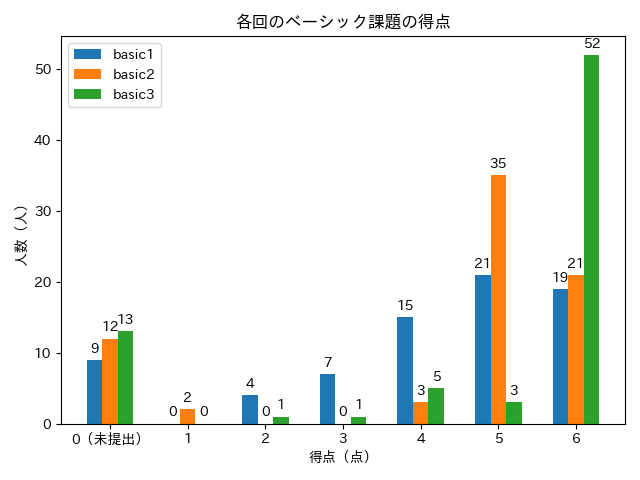

The script that saved this image:
import pandas as pd
from matplotlib import pyplot as plt
import openpyxl
import numpy as np
import japanize_matplotlib

df1 = pd.read_excel('ポイント集計表まとめ.xlsx', sheet_name='20201021（第03週まで）', skiprows=4, header=None)
df2 = pd.read_excel('ポイント集計表まとめ.xlsx', sheet_name='20201112（第06週まで）', skiprows=[0,1,2,3,51,68], header=None)
df3 = pd.read_excel('ポイント集計表まとめ.xlsx', sheet_name='20201210（第10週まで）', skiprows=4, header=None)

df1_sub = df1.dropna(subset=[7])
df2_sub = df2.dropna(subset=[10])
df3_sub = df3.dropna(subset=[13])

basic1 = df1_sub[7].map(int)
basic2 = df2_sub[10].map(int)
basic3 = df3_sub[13].map(int)

l1 = [0,0,0,0,0,0]
l2 = [0,0,0,0,0,0]
l3 = [0,0,0,0,0,0]

for i in basic1:
    l1[i-1] += 1
for i in basic2:
    l2[i-1] += 1
for i in basic3:
    l3[i-1] += 1

l1_n = np.array([75-len(basic1)]+l1)
l2_n = np.array([73-len(basic2)]+l2)
l3_n = np.array([75-len(basic3)]+l3)

labels = ['0（未提出）', '1', '2', '3', '4', '5', '6']
x = np.arange(len(labels))
width = 0.2

fig, ax = plt.subplots()
rect1 = ax.bar(x - width, l1_n, width, label='basic1')
rect2 = ax.bar(x, l2_n, width, label='basic2')
rect3 = ax.bar(x + width, l3_n, width, label='basic3')

ax.set_ylabel('人数（人）')
ax.set_xlabel('得点（点）')
ax.set_title('各回のベーシック課題の得点')
ax.set_xticks(x)
ax.set_xticklabels(labels)
ax.legend()

def autolabel(rects):
    """Attach a text label above each bar in *rects*, displaying its height."""
    for rect in rects:
        height = rect.get_height()
        ax.annotate('{}'.format(height),
                    xy=(rect.get_x() + rect.get_width() / 2, height),
                    xytext=(0, 3),  # 3 points vertical offset
                    textcoords="offset points",
                    ha='center', va='bottom')

autolabel(rect1)
autolabel(rect2)
autolabel(rect3)

fig.tight_layout()

plt.savefig('basic1.png')
